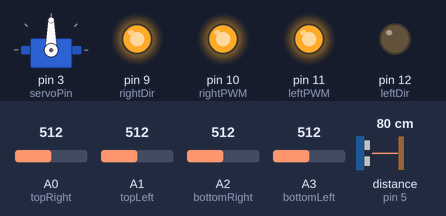
A sketch run on a simulated Arduino Uno, built with avr-gcc and run on an emulated ATmega328P. Parts: servo, output pins drawn as LEDs (lit = HIGH). The inputs (shaded band) are chosen by the test bench; at power-on: distance to the obstacle (sensor on pin 5) 80 cm, A0 (topRight) = 512, A2 (bottomRight) = 512, A1 (topLeft) = 512, A3 (bottomLeft) = 512. The echo pulse lasts 58.3 µs per cm; what the sketch prints to the serial monitor is not drawn.

Above: at 0.01 s.
At 1.2 s:
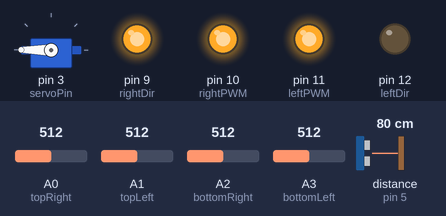
1.3 s: distance to the obstacle (sensor on pin 5) set to 2 cm
4.3 s: A0 (topRight) set to 107
7.3 s: A0 (topRight) set to 91
10.3 s: A2 (bottomRight) set to 90
13.3 s: A1 (topLeft) set to 30
At 14.0 s:
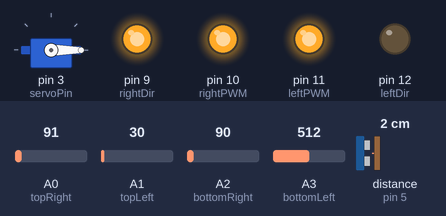
14.8 s: A3 (bottomLeft) set to 30
Timing chart, 0 to 17.8 s (numbered marks = the images above; inputs shaded):
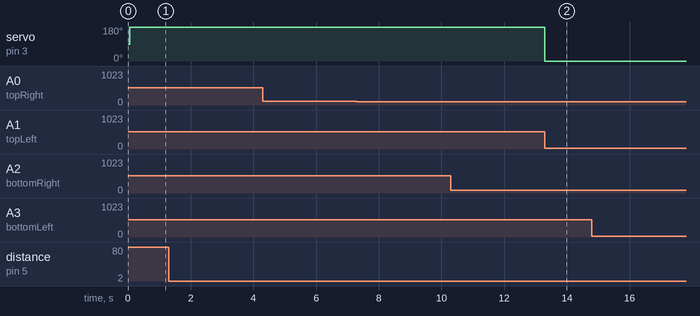

Measured:
- after the input at 13.3 s, servo on pin 3 (servoPin): 180° → 0° at once

The sketch:

dc.ino
```cpp
#include <Servo.h>
#include <NewPing.h>

#define COLORSETUP 100

#define  TRIGGER_PIN  6
#define  ECHO_PIN     5
#define MAX_DISTANCE 200

int topRight = A0;
int topLeft = A1;
int bottomRight = A2;
int bottomLeft = A3;

int homeColorTR = 0;
int homeColorTL = 0;
int homeColorBR = 0;
int homeColorBL = 0;

int sensorTR = 0;
int sensorTL = 0;
int sensorBR = 0;
int sensorBL = 0;
int colorSetupTR = 0;
int colorSetupTL = 0;
int colorSetupBR = 0;
int colorSetupBL = 0;


Servo s;

int leftPWM = 11;
int leftDir = 12;
int rightPWM = 10;
int rightDir = 9;
int servoPin = 3;

NewPing sonar(TRIGGER_PIN, ECHO_PIN, MAX_DISTANCE);

int dist;
int DistanceCm;


void setup() {
  // put your setup code here, to run once:
  pinMode(leftPWM, OUTPUT);
  pinMode(rightPWM, OUTPUT);
  pinMode(leftDir, OUTPUT);
  pinMode(rightDir, OUTPUT);
  s.attach(servoPin);
  analogWrite(leftPWM, 255);
  analogWrite(rightPWM, 255);
  digitalWrite(leftDir, 0);
  digitalWrite(rightDir, 1);
  Serial.begin(115200);

  for(int i = 0; i < COLORSETUP; ++i)
  {
    colorSetupTR += analogRead(topRight);
    colorSetupTL += analogRead(topLeft);
    colorSetupBR += analogRead(bottomRight);
    colorSetupBL += analogRead(bottomLeft);
  }

  homeColorTR = colorSetupTR/COLORSETUP;
  homeColorTL = colorSetupTL/COLORSETUP;
  homeColorBR = colorSetupBR/COLORSETUP;
  homeColorBL = colorSetupBL/COLORSETUP;
}

void loop() {
  // put your main code here, to run repeatedly:
//    s.write(0);
//    delay(20000);
//   s.write(180);
//    delay(20000);
  sensorTR = analogRead(topRight);
  sensorTL = analogRead(topLeft);
  sensorBR = analogRead(bottomRight);
  sensorBL = analogRead(bottomLeft);
  dist = sonar.ping_in();


  int count =0;
  int thresh = 100;
  /**
  if (abs((sensorTR- homeColorTR)*100/homeColorTR) < thresh)
  {
    count ++;
  }
    if (abs((sensorTL- homeColorTL)*100/homeColorTL) < thresh)
  {
    count ++;
  }
    if (abs((sensorBR- homeColorBR)*100/homeColorBR) < thresh)
  {
    count ++;
  }
    if (abs((sensorBL- homeColorBL)*100/homeColorBL) < thresh)
  {
    count ++;
  }
  **/
  if (sensorTR > thresh)
  {
   count++;
  }
    if (sensorTL > thresh)
  {
   count++;
  }
    if (sensorBR > thresh)
  {
   count++;
  }
    if (sensorBL > thresh)
  {
   count++;
  }

  if (count >=2 )
  {
    s.write(180);
  }
   else
  {
    s.write(0);
  }
   Serial.print("TR: ");
  Serial.print(sensorTR);
  Serial.print("  TL: ");
  Serial.print(sensorTL);
  Serial.print("  BR: ");
  Serial.print(sensorBR);
  Serial.print("  BL: ");
  Serial.print(sensorBL);
  Serial.print(" Dist: ");
  Serial.print(dist);
  Serial.print(" Count: ");
  Serial.println(count);
// delay(100);
}
```
